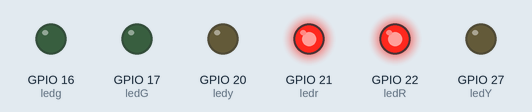
The program below on a simulated Raspberry Pi (BCM pin numbers). Parts: output pins drawn as LEDs (lit = HIGH).

Above: at 0.02 s.
At 1.47 s:
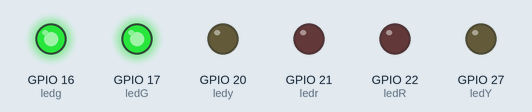
At 2.92 s:
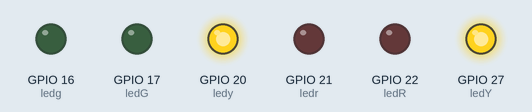
Timing chart, 0 to 3.2 s (numbered marks = the images above):
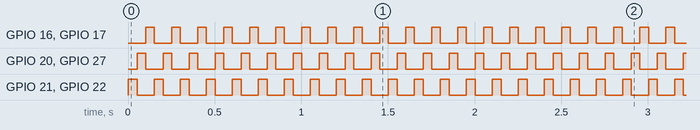

Measured:
- by itself, GPIO 16 (ledg), GPIO 17 (ledG), GPIO 20 (ledy), GPIO 21 (ledr), GPIO 22 (ledR), GPIO 27 (ledY): alternates HIGH for 0.05 s and LOW for 0.10 s

The program:

LED_strobe.py
```python
from gpiozero import LED
from time import sleep

ledg = LED(16)
ledy = LED(20)
ledr = LED(21)
ledG = LED(17)
ledY = LED(27)
ledR = LED(22)

delay1 = 0.05

while True:
    ledr.on()
    ledR.on()
    sleep(delay1)
    ledr.off()
    ledR.off()

    ledy.on()
    ledY.on()
    sleep(delay1)
    ledy.off()
    ledY.off()

    ledg.on()
    ledG.on()
    sleep(delay1)
    ledg.off()
    ledG.off()
```
